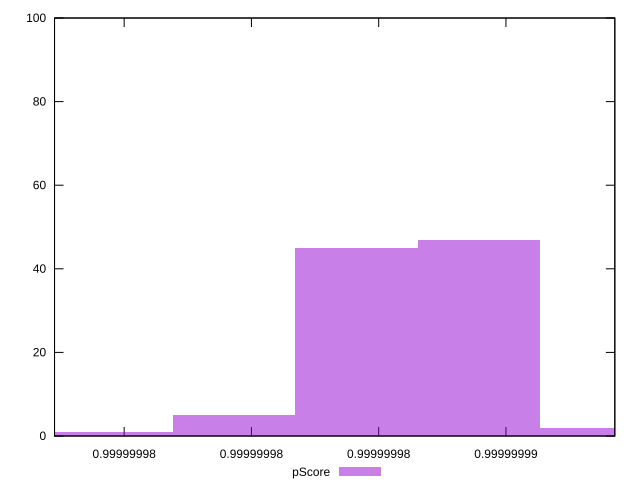

Write gnuplot code to recreate this figure.
reset

$pScore <<EOF
0.9999999841254679 45
0.9999999889340431 47
0.9999999937426182 2
0.9999999793168927 5
0.9999999745083175 1
EOF

set key outside below
set boxwidth 4.8085751828722465e-9
set xrange [0.9999999722642081:0.9999999942775851]
set yrange [0:100]
set trange [0:100]
set style fill transparent solid 0.5 noborder
set terminal svg size 640, 490 enhanced background rgb 'white'
set output "reprap/bootup-time/samples/pages+cached+noexternal+nofonts/pScore/histogram.svg"

plot $pScore title "pScore" with boxes

reset
